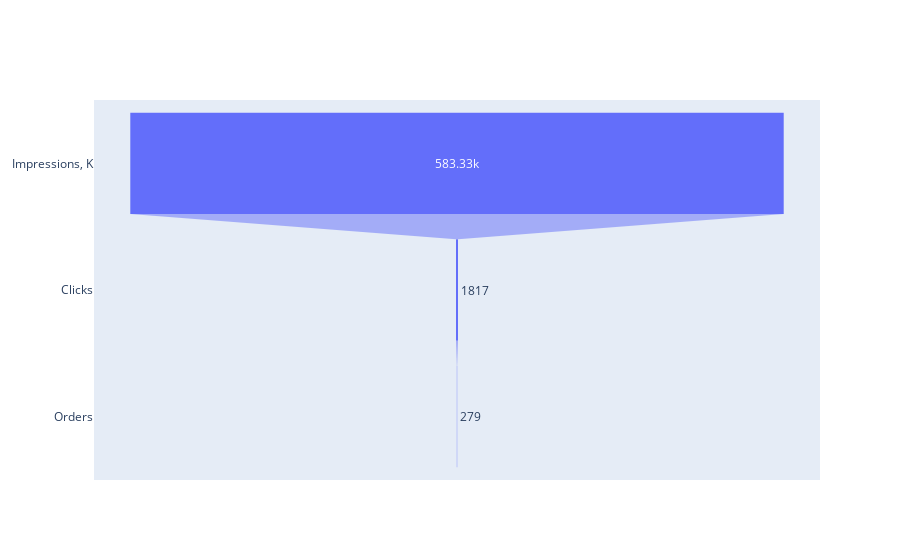

The cell this chart's notebook holds for it:
### Code cell
fig = go.Figure(go.Funnel(
    y = ["Impressions, K", "Clicks", "Orders"],
    x = [funnel.impressions, funnel.clicks, funnel.orders]))
fig.show()

### Figure 1 — Plotly figure (JSON) as saved in the notebook; plotly's stock layout.template omitted (floating-point values rounded to 4 significant figures)
{"data": [{"type": "funnel", "x": [583330, 1817, 279], "y": ["Impressions, K", "Clicks", "Orders"]}], "layout": {}}
